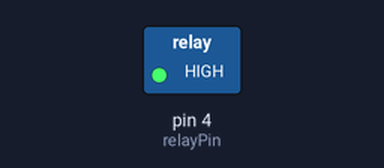
Recording of a sketch running on a simulated Arduino Uno, built with avr-gcc and run on an emulated ATmega328P. Shown: switched loads named in the sketch (green lamp = pin HIGH). Random numbers use the default seed unless the sketch sets one; no radio packets arrive unless stated.

Above: at 0.1 s.
Timing chart, 0 to 1.6 s (numbered marks = the images above):
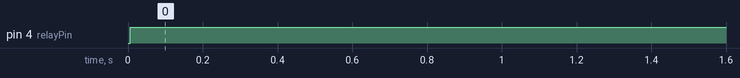

The sketch:

child_node.ino
```cpp
#include <SPI.h>
#include <RF24.h>
#include <SoftwareSerial.h>

RF24 radio(9, 10);  // CE, CSN
const byte address[6] = "NODE1";

SoftwareSerial pzemSerial(2, 3); // RX, TX
float voltage, current, power, energy;

float balance = 10.0;  // Initial prepaid balance
float lastEnergy = 0.0;

const int relayPin = 4;

struct DataPacket {
  float voltage;
  float current;
  float power;
  float energy;
  float balance;
  bool relay;
} packet;

void setup() {
  Serial.begin(9600);
  pzemSerial.begin(9600);
  radio.begin();
  radio.openWritingPipe(address);
  radio.setPALevel(RF24_PA_LOW);
  pinMode(relayPin, OUTPUT);
}

void loop() {
  voltage = 230.0 + random(-5, 5);
  current = 0.5 + random(0, 100) / 100.0;
  power = voltage * current;
  energy += power * 1.0 / 3600.0;

  float delta = energy - lastEnergy;
  if (delta > 0.01) {
    balance -= delta;
    lastEnergy = energy;
  }

  bool relayStatus = balance > 0;
  digitalWrite(relayPin, relayStatus ? HIGH : LOW);

  packet = {voltage, current, power, energy, balance, relayStatus};
  radio.write(&packet, sizeof(packet));

  delay(5000);
}
```

Measured:
- by itself, pin 4 (relayPin): LOW → HIGH at 0.01 s
